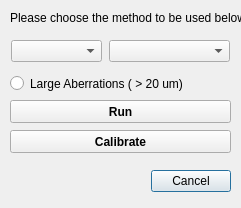
<?xml version="1.0" encoding="UTF-8"?>
<ui version="4.0">
 <class>runAutofocus</class>
 <widget class="QDialog" name="runAutofocus">
  <property name="windowModality">
   <enum>Qt::ApplicationModal</enum>
  </property>
  <property name="geometry">
   <rect>
    <x>0</x>
    <y>0</y>
    <width>241</width>
    <height>208</height>
   </rect>
  </property>
  <property name="windowTitle">
   <string>Run Autofocus</string>
  </property>
  <widget class="QDialogButtonBox" name="buttonBox">
   <property name="geometry">
    <rect>
     <x>40</x>
     <y>160</y>
     <width>191</width>
     <height>42</height>
    </rect>
   </property>
   <property name="orientation">
    <enum>Qt::Horizontal</enum>
   </property>
   <property name="standardButtons">
    <set>QDialogButtonBox::Cancel</set>
   </property>
  </widget>
  <widget class="QRadioButton" name="radioButton_large_aberr">
  <property name="geometry">
   <rect>
    <x>10</x>
    <y>75</y>
    <width>182</width>
    <height>17</height>
   </rect>
  </property>
  <property name="text">
   <string>Large Aberrations ( > 20 um) </string>
  </property>
  <property name="checked">
   <bool>false</bool>
  </property>
  </widget>
  <widget class="QLabel" name="label_info">
   <property name="geometry">
    <rect>
     <x>10</x>
     <y>10</y>
     <width>231</width>
     <height>16</height>
    </rect>
   </property>
   <property name="font">
    <font>
     <weight>50</weight>
     <bold>false</bold>
    </font>
   </property>
   <property name="text">
    <string>Please choose the method to be used below.</string>
   </property>
  </widget>
  <widget class="QComboBox" name="comboBox_mode">
   <property name="geometry">
    <rect>
     <x>109</x>
     <y>40</y>
     <width>121</width>
     <height>22</height>
    </rect>
   </property>
  </widget>
  <widget class="QComboBox" name="comboBox_method">
   <property name="geometry">
    <rect>
     <x>11</x>
     <y>40</y>
     <width>91</width>
     <height>22</height>
    </rect>
   </property>
  </widget>
  <widget class="QPushButton" name="pushButton_run">
   <property name="geometry">
    <rect>
     <x>10</x>
     <y>100</y>
     <width>221</width>
     <height>23</height>
    </rect>
   </property>
   <property name="font">
    <font>
     <weight>75</weight>
     <bold>true</bold>
    </font>
   </property>
   <property name="text">
    <string>Run</string>
   </property>
  </widget>
    <widget class="QPushButton" name="pushButton_calibrate">
   <property name="geometry">
    <rect>
     <x>10</x>
     <y>130</y>
     <width>221</width>
     <height>23</height>
    </rect>
   </property>
   <property name="font">
    <font>
     <weight>75</weight>
     <bold>true</bold>
    </font>
   </property>
   <property name="text">
    <string>Calibrate</string>
   </property>
  </widget>
 </widget>
 <resources/>
 <connections>
  <connection>
   <sender>buttonBox</sender>
   <signal>accepted()</signal>
   <receiver>runAutofocus</receiver>
   <slot>accept()</slot>
   <hints>
    <hint type="sourcelabel">
     <x>248</x>
     <y>254</y>
    </hint>
    <hint type="destinationlabel">
     <x>157</x>
     <y>274</y>
    </hint>
   </hints>
  </connection>
  <connection>
   <sender>buttonBox</sender>
   <signal>rejected()</signal>
   <receiver>runAutofocus</receiver>
   <slot>reject()</slot>
   <hints>
    <hint type="sourcelabel">
     <x>316</x>
     <y>260</y>
    </hint>
    <hint type="destinationlabel">
     <x>286</x>
     <y>274</y>
    </hint>
   </hints>
  </connection>
 </connections>
</ui>
